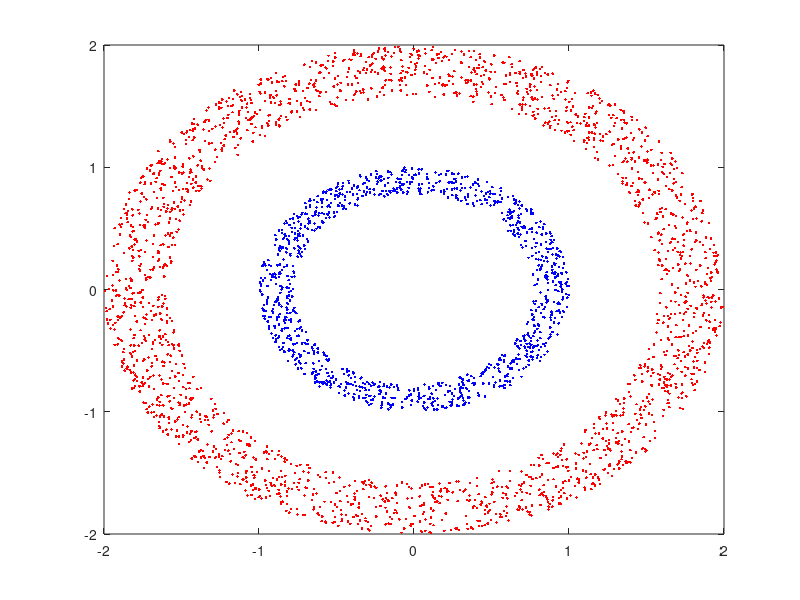

The MATLAB script that drew this image:
clc;
clear;
n=3000; % number of points that you want
center = [0 ,0]; % center coordinates of the circle [x0,y0]
radius = 1; % radius of the circle
angle = 2*pi*rand(n,1);
r = radius*sqrt(rand(n,1));
X1 = r.*cos(angle)+ center(1);
Y1 = r.*sin(angle)+ center(2);
circle=X1.*X1+Y1.*Y1;
index=find(abs(circle)<0.6);
X1(index)=[];
Y1(index)=[];
figure
plot(X1,Y1,'.b')

n=6000; % number of points that you want
center = [0 ,0]; % center coordinates of the circle [x0,y0]
radius = 2; % radius of the circle
angle = 2*pi*rand(n,1);
r = radius*sqrt(rand(n,1));
X2 = r.*cos(angle)+ center(1);
Y2 = r.*sin(angle)+ center(2);
circle=X2.*X2+Y2.*Y2;
index=find(abs(circle)<2.5);
X2(index)=[];
Y2(index)=[];
hold on
plot(X2,Y2,'.r')